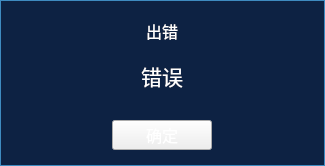
<?xml version="1.0" encoding="UTF-8"?>
<ui version="4.0">
 <class>hp_errorwarning_dialog</class>
 <widget class="QWidget" name="hp_errorwarning_dialog">
  <property name="geometry">
   <rect>
    <x>0</x>
    <y>0</y>
    <width>325</width>
    <height>166</height>
   </rect>
  </property>
  <property name="windowTitle">
   <string>Form</string>
  </property>
  <property name="styleSheet">
   <string notr="true"/>
  </property>
  <widget class="QFrame" name="frame">
   <property name="geometry">
    <rect>
     <x>0</x>
     <y>0</y>
     <width>325</width>
     <height>166</height>
    </rect>
   </property>
   <property name="styleSheet">
    <string notr="true">
QFrame{
background-color:rgb(13, 34, 67);
border :1px solid rgb(62, 139, 192);
}</string>
   </property>
   <property name="frameShape">
    <enum>QFrame::StyledPanel</enum>
   </property>
   <property name="frameShadow">
    <enum>QFrame::Raised</enum>
   </property>
   <widget class="QLabel" name="titleLabel">
    <property name="geometry">
     <rect>
      <x>2</x>
      <y>10</y>
      <width>320</width>
      <height>41</height>
     </rect>
    </property>
    <property name="font">
     <font>
      <family>微软雅黑</family>
      <pointsize>12</pointsize>
     </font>
    </property>
    <property name="styleSheet">
     <string notr="true">color:white;border:none;</string>
    </property>
    <property name="text">
     <string>出错</string>
    </property>
    <property name="alignment">
     <set>Qt::AlignCenter</set>
    </property>
   </widget>
   <widget class="QLabel" name="textLabel">
    <property name="geometry">
     <rect>
      <x>2</x>
      <y>50</y>
      <width>320</width>
      <height>51</height>
     </rect>
    </property>
    <property name="font">
     <font>
      <family>微软雅黑</family>
      <pointsize>16</pointsize>
     </font>
    </property>
    <property name="styleSheet">
     <string notr="true">color:white;
border:none;</string>
    </property>
    <property name="text">
     <string>错误</string>
    </property>
    <property name="alignment">
     <set>Qt::AlignCenter</set>
    </property>
   </widget>
   <widget class="QToolButton" name="OKToolButton">
    <property name="geometry">
     <rect>
      <x>112</x>
      <y>120</y>
      <width>100</width>
      <height>30</height>
     </rect>
    </property>
    <property name="font">
     <font>
      <family>微软雅黑</family>
      <pointsize>12</pointsize>
     </font>
    </property>
    <property name="styleSheet">
     <string notr="true">QToolButton{
border-image: url(:/res/label_Background_n.png);
color:white;}
QToolButton::pressed{
border-image: url(:/res/label_Background_s.png);
color:white;}</string>
    </property>
    <property name="text">
     <string>确定</string>
    </property>
   </widget>
  </widget>
 </widget>
 <resources/>
 <connections/>
</ui>
